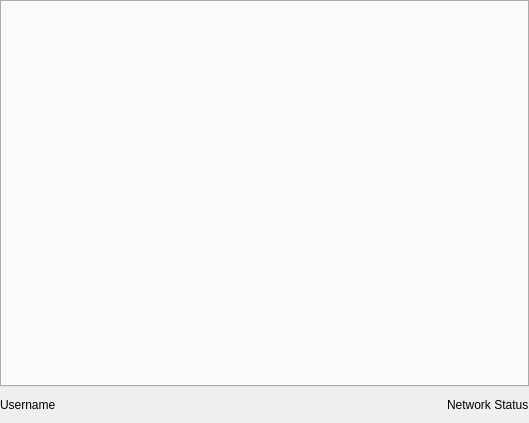
<?xml version="1.0" encoding="UTF-8"?>
<ui version="4.0">
 <class>Window</class>
 <widget class="QMainWindow" name="Window">
  <property name="geometry">
   <rect>
    <x>0</x>
    <y>0</y>
    <width>529</width>
    <height>423</height>
   </rect>
  </property>
  <property name="windowTitle">
   <string/>
  </property>
  <property name="styleSheet">
   <string notr="true">*
{
	color:#FFF;
	font-family:&quot;Lato&quot;;
}

#centralWidget
{
	border:none;
	/*background:#7A6B6E;*/
	background:#333;
}

#centralWidgetContent
{
}
	#centralWidgetContent &gt; QTabBar
	{
		border:none;
		font-size:14pt;
	}
		QTabWidget#centralWidgetContent &gt; QTabBar::tab
		{
			border:none;
			color:#888;
			margin:0 0.5em 0.5em 0.5em;
			/*text-transform:uppercase;*/
		}
			QTabWidget#centralWidgetContent &gt; QTabBar::tab:selected
			{
				color:#FFF;
			}</string>
  </property>
  <widget class="QWidget" name="centralWidget">
   <property name="contextMenuPolicy">
    <enum>Qt::NoContextMenu</enum>
   </property>
   <property name="styleSheet">
    <string notr="true"/>
   </property>
   <layout class="QVBoxLayout" name="centralWidgetLayout">
    <property name="spacing">
     <number>0</number>
    </property>
    <property name="leftMargin">
     <number>0</number>
    </property>
    <property name="topMargin">
     <number>0</number>
    </property>
    <property name="rightMargin">
     <number>0</number>
    </property>
    <property name="bottomMargin">
     <number>0</number>
    </property>
    <item>
     <widget class="QFrame" name="titlebarFrame">
      <property name="contextMenuPolicy">
       <enum>Qt::NoContextMenu</enum>
      </property>
      <property name="frameShape">
       <enum>QFrame::NoFrame</enum>
      </property>
      <property name="frameShadow">
       <enum>QFrame::Plain</enum>
      </property>
      <property name="lineWidth">
       <number>0</number>
      </property>
      <layout class="QHBoxLayout" name="titlebarFrameLayout">
       <property name="spacing">
        <number>0</number>
       </property>
       <property name="leftMargin">
        <number>0</number>
       </property>
       <property name="topMargin">
        <number>0</number>
       </property>
       <property name="rightMargin">
        <number>0</number>
       </property>
       <property name="bottomMargin">
        <number>0</number>
       </property>
      </layout>
     </widget>
    </item>
    <item>
     <widget class="QTabWidget" name="centralWidgetContent">
      <property name="enabled">
       <bool>true</bool>
      </property>
      <property name="font">
       <font>
        <family>Lato</family>
       </font>
      </property>
      <property name="cursor">
       <cursorShape>ArrowCursor</cursorShape>
      </property>
      <property name="mouseTracking">
       <bool>false</bool>
      </property>
      <property name="focusPolicy">
       <enum>Qt::ClickFocus</enum>
      </property>
      <property name="contextMenuPolicy">
       <enum>Qt::NoContextMenu</enum>
      </property>
      <property name="styleSheet">
       <string notr="true"/>
      </property>
      <property name="tabPosition">
       <enum>QTabWidget::North</enum>
      </property>
      <property name="tabShape">
       <enum>QTabWidget::Triangular</enum>
      </property>
      <property name="currentIndex">
       <number>-1</number>
      </property>
      <property name="elideMode">
       <enum>Qt::ElideNone</enum>
      </property>
      <property name="usesScrollButtons">
       <bool>false</bool>
      </property>
      <property name="movable">
       <bool>false</bool>
      </property>
     </widget>
    </item>
    <item>
     <widget class="QFrame" name="footer">
      <property name="styleSheet">
       <string notr="true"/>
      </property>
      <property name="frameShape">
       <enum>QFrame::NoFrame</enum>
      </property>
      <property name="frameShadow">
       <enum>QFrame::Plain</enum>
      </property>
      <property name="lineWidth">
       <number>0</number>
      </property>
      <layout class="QHBoxLayout" name="footerLayout">
       <property name="spacing">
        <number>0</number>
       </property>
       <property name="leftMargin">
        <number>0</number>
       </property>
       <property name="topMargin">
        <number>8</number>
       </property>
       <property name="rightMargin">
        <number>0</number>
       </property>
       <property name="bottomMargin">
        <number>8</number>
       </property>
       <item>
        <widget class="QLabel" name="usernameLabel">
         <property name="text">
          <string>Username</string>
         </property>
        </widget>
       </item>
       <item>
        <spacer name="footerSpacer">
         <property name="orientation">
          <enum>Qt::Horizontal</enum>
         </property>
         <property name="sizeHint" stdset="0">
          <size>
           <width>40</width>
           <height>20</height>
          </size>
         </property>
        </spacer>
       </item>
       <item>
        <widget class="QLabel" name="networkOperationModeLabel">
         <property name="text">
          <string>Network Status</string>
         </property>
        </widget>
       </item>
      </layout>
     </widget>
    </item>
   </layout>
  </widget>
 </widget>
 <resources/>
 <connections/>
</ui>
